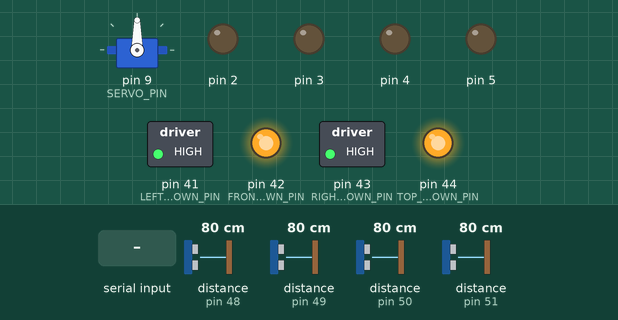
Recording of a sketch running on a simulated Arduino Mega 2560, built with avr-gcc and run on an emulated ATmega2560. On the bench: servo, switched loads named in the sketch (green lamp = pin HIGH), output pins drawn as LEDs (lit = HIGH). The inputs (shaded band) are chosen by the test bench; at power-on: distance to the obstacle (sensors on pin 48, pin 49, pin 50, pin 51) 80 cm. What the sketch prints to the serial monitor is not drawn.

Above: at 2.7 s.
2.8 s: "s" received over the second serial link
At 3.88 s:
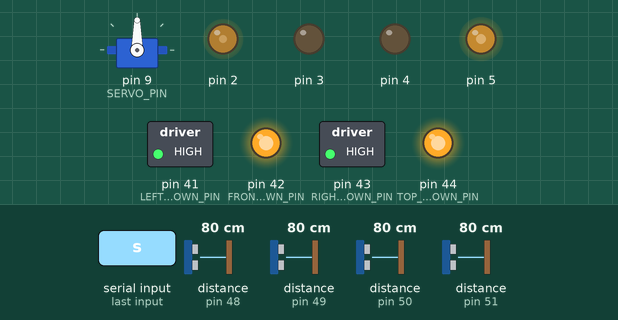
At 5.0 s:
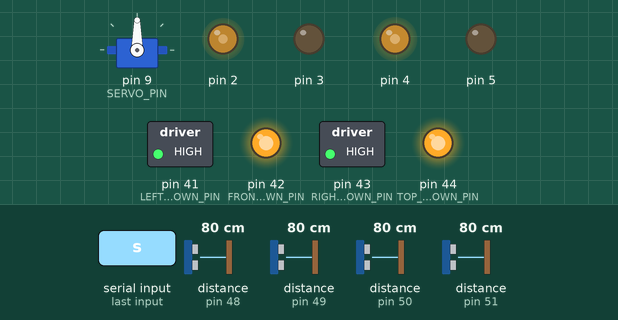
5.8 s: "y" received over the second serial link
At 6.62 s:
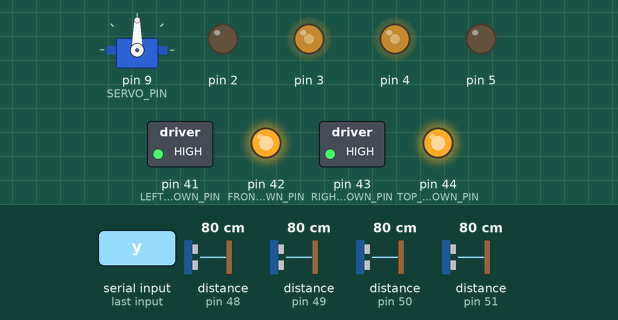
8.3 s: "k" received over the second serial link
Timing chart, 0 to 11.3 s (numbered marks = the images above; inputs shaded):
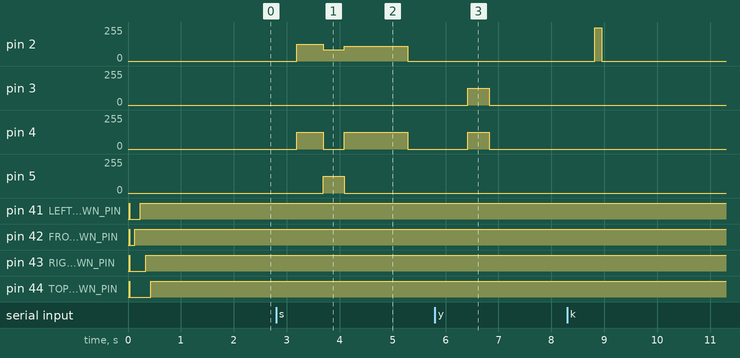

The sketch:

maze-robot.ino
```cpp
#include <Wire.h>
#include <VL53L0X.h>
#include <Servo.h>

#include "RangeSensors.h"
#include "DriveMotor.h"
#include "HitGong.h"

#define FRONT_SHUTDOWN_PIN 42
#define LEFT_SHUTDOWN_PIN 41
#define RIGHT_SHUTDOWN_PIN 43
#define TOP_SHUTDOWN_PIN 44

#define FRONT_SHUTDOWN_ADDRESS 0x30
#define LEFT_SHUTDOWN_ADDRESS 0x31
#define RIGHT_SHUTDOWN_ADDRESS 0x32
#define TOP_SHUTDOWN_ADDRESS 0x33

#define MOTOR_LEFT_CH0 4
#define MOTOR_LEFT_CH1 5
#define MOTOR_RIGHT_CH0  2
#define MOTOR_RIGHT_CH1  3

#define SERVO_PIN 9

#define frontDistTolerance 200
#define sideDistTolerance 250

DriveMotor myMotor(MOTOR_LEFT_CH0, MOTOR_LEFT_CH1,
                    MOTOR_RIGHT_CH0, MOTOR_RIGHT_CH1);

RangeSensors sensors(FRONT_SHUTDOWN_PIN, LEFT_SHUTDOWN_PIN, RIGHT_SHUTDOWN_PIN, TOP_SHUTDOWN_PIN, FRONT_SHUTDOWN_ADDRESS, LEFT_SHUTDOWN_ADDRESS, RIGHT_SHUTDOWN_ADDRESS, TOP_SHUTDOWN_ADDRESS);

HitGong hitGong(SERVO_PIN);

int lastError = 0;
int mazeEnd = false;
int statusCode = 100;
byte newByte = 'c';

void setup() {
  Wire.begin();
  // put your setup code here, to run once:

  Serial.begin(9600);
  Serial3.begin(9600);

  sensors.reset();
  sensors.turnOff();
  sensors.init();
  sensors.start();


  Serial3.println(sensors.getLeftDistance());
  Serial3.println(sensors.getFrontDistance());
  delay(1000);
}

void loop() {
  int leftDist = sensors.getLeftDistance();
  int topDist = sensors.getTopDistance();
  int frontDist = sensors.getFrontDistance();
  int rightDist = sensors.getRightDistance();

  if (Serial3.available() > 0) {
    newByte = Serial3.read();
    Serial3.println(newByte);
  }

  if (topDist < 150 && topDist > 25) {

  } else if (newByte != 'c') {
    switch(newByte) {
      case 's':
        statusCode = 101;
        newByte = 'c';
        break;
      case 'k':
        statusCode = 500;
        newByte = 'c';
        break;
      case 'y':
        statusCode = 104;
        newByte = 'c';
    }
    newByte = 'c';
  }

  switch(statusCode) {
    case 100:
      break;
    case 101:
      if (frontDist < frontDistTolerance) {
        Serial3.println("front distance exceeding tolerance!!");
        Serial3.println(frontDist);
         statusCode = 200;
      } else if (leftDist > sideDistTolerance) {
        Serial3.println("left distance exceeding tolerance!!");
        Serial3.println(leftDist);
        statusCode = 200;
      } else if (rightDist > sideDistTolerance) {
        Serial3.println("right distance exceeding tolerance!!");
        Serial3.println(rightDist);
        statusCode = 200;
      } else {
        lastError = myMotor.driveForward(leftDist, lastError);
      }
      break;
    case 102:
      myMotor.stopMotors();
      break;
    case 103:
      Serial3.print("Last error ");
      Serial3.print(lastError);
      Serial3.println();
      myMotor.turnPositioning(500);
      myMotor.stopMotors();
      myMotor.turnLeft();
      myMotor.stopMotors();
      myMotor.adjustAfterLeftTurn();
      myMotor.stopMotors();
//      myMotor.adjustWideLeftTurn(leftDist);
//      myMotor.stopMotors();
      delay(1000);
      lastError = 0;
      statusCode = 100;
      break;
    case 104:
      Serial3.println(statusCode);
      myMotor.turnRight();
      myMotor.stopMotors();
      delay(2000);
      lastError = myMotor.driveForward(leftDist, lastError);
      statusCode = 100;
      break;
    case 105:
      Serial3.println(statusCode);
      myMotor.turnAround();
      myMotor.stopMotors();
      delay(2000);
      lastError = myMotor.driveForward(leftDist, lastError);
      statusCode = 100;
      break;
    case 106:
      break;
    case 200:
      myMotor.stopMotors();
      if (leftDist > sideDistTolerance) {
        Serial3.println("turning left :D");
        Serial3.println(leftDist);
        // We can turn left.
        statusCode = 103;
      } else if (rightDist > sideDistTolerance) {
        // We can turn right.
        statusCode = 104;
      } else if (frontDist < frontDistTolerance) {
        // We are stuck, turn around.
//        statusCode = 105;
      }
      break;
    case 300:
      break;
    case 301:
      break;
    case 500:
      myMotor.stopMotors();
      statusCode = 100;
      break;

  }
//  switch(mazeEnd) {
//    case false:
//      if(topDist < 150 && topDist > 25) {
//        myMotor.stopMotors();
//        mazeEnd = true;
//      } else {
//        lastError = myMotor.driveForward(leftDist, lastError);
//      }
//      break;
//    case true:
//
//      break;
//  }

}
```

DriveMotor.cpp
```cpp
#include "DriveMotor.h"

#define Kp 0.35
#define Kd 0.35
#define rightMaxSpeed 250
#define leftMaxSpeed 250
#define rightBaseSpeed 125
#define leftBaseSpeed 125
#define setDist 180

#define turnDelay 400
#define clearDelay 1000
#define wheelModifier 40

DriveMotor::DriveMotor(const byte lm0, const byte lm1, const byte rm0, const byte rm1) {
  leftMotorCh0Pin = lm0;
  leftMotorCh1Pin = lm1;
  rightMotorCh0Pin = rm0;
  rightMotorCh1Pin = rm1;

  pinMode(leftMotorCh0Pin, OUTPUT);
  pinMode(leftMotorCh1Pin, OUTPUT);
  pinMode(rightMotorCh0Pin, OUTPUT);
  pinMode(rightMotorCh1Pin, OUTPUT);
}

int DriveMotor::driveForward(const int leftDist, const int lastError) {

  int error = leftDist - setDist;

  int delta = (Kp * error) + (Kd * (error - lastError));

  int leftMotorSpeed = leftBaseSpeed - delta;
  int rightMotorSpeed = rightBaseSpeed + delta;

  if (rightMotorSpeed > rightMaxSpeed) rightMotorSpeed = rightMaxSpeed;
  if (leftMotorSpeed > leftMaxSpeed) leftMotorSpeed = leftMaxSpeed;
  if (rightMotorSpeed < 0) rightMotorSpeed = 0;
  if (leftMotorSpeed < 0) leftMotorSpeed = 0;

  analogWrite(leftMotorCh0Pin, leftMotorSpeed);
  analogWrite(leftMotorCh1Pin, 0);

  analogWrite(rightMotorCh0Pin, rightMotorSpeed);
  analogWrite(rightMotorCh1Pin, 0);
  return error;
}

void DriveMotor::turnPositioning(const int delayTime) {
  analogWrite(leftMotorCh0Pin, leftBaseSpeed);
  analogWrite(leftMotorCh1Pin, 0);

  analogWrite(rightMotorCh0Pin, rightBaseSpeed);
  analogWrite(rightMotorCh1Pin, 0);

  delay(delayTime);
}

void DriveMotor::adjustWideLeftTurn(const int leftDistance) {
  if(leftDistance > 400) {
    analogWrite(leftMotorCh0Pin, leftBaseSpeed - 20);
    analogWrite(leftMotorCh1Pin, 0);

    analogWrite(rightMotorCh0Pin, rightBaseSpeed);
    analogWrite(rightMotorCh1Pin, 0);

    delay(100);
  }
}

void DriveMotor::adjustAfterLeftTurn() {
  analogWrite(leftMotorCh0Pin, leftBaseSpeed);
  analogWrite(leftMotorCh1Pin, 0);

  analogWrite(rightMotorCh0Pin, rightBaseSpeed - 15);
  analogWrite(rightMotorCh1Pin, 0);

  delay(1200);
}

void DriveMotor::stopMotors() {
  analogWrite(leftMotorCh0Pin, 0);
  analogWrite(leftMotorCh1Pin, 0);

  analogWrite(rightMotorCh0Pin, 0);
  analogWrite(rightMotorCh1Pin, 0);
}

void DriveMotor::turnRight() {
  analogWrite(leftMotorCh0Pin, leftBaseSpeed);
  analogWrite(leftMotorCh1Pin, 0);

  analogWrite(rightMotorCh0Pin, 0);
  analogWrite(rightMotorCh1Pin, rightBaseSpeed);
  delay(turnDelay);

//  analogWrite(leftMotorCh0Pin, leftBaseSpeed + wheelModifier);
//  analogWrite(leftMotorCh1Pin, 0);
//
//  analogWrite(rightMotorCh0Pin, rightBaseSpeed);
//  analogWrite(rightMotorCh1Pin, 0);
//  delay(clearDelay);
}

void DriveMotor::turnLeft() {
  analogWrite(leftMotorCh0Pin, 0);
  analogWrite(leftMotorCh1Pin, leftBaseSpeed);

  analogWrite(rightMotorCh0Pin, rightBaseSpeed - 40);
  analogWrite(rightMotorCh1Pin, 0);
  delay(turnDelay);

//  analogWrite(leftMotorCh0Pin, leftBaseSpeed);
//  analogWrite(leftMotorCh1Pin, 0);
//
//  analogWrite(rightMotorCh0Pin, rightBaseSpeed + 100);
//  analogWrite(rightMotorCh1Pin, 0);
//  delay(clearDelay);
}

void DriveMotor::turnAround() {
  DriveMotor::turnLeft();
  DriveMotor::turnLeft();
  delay(turnDelay);
}
```

DriveMotor.h
```cpp
#ifndef _DRIVE_MOTOR_H_
#define _DRIVE_MOTOR_H_

#define DEBUG_SERIAL_PORT (Serial3)

#include "Arduino.h"

class DriveMotor {
  private:
    byte leftMotorCh0Pin;
    byte leftMotorCh1Pin;
    byte rightMotorCh0Pin;
    byte rightMotorCh1Pin;

  public:
    DriveMotor(const byte lm0, const byte lm1, const byte rm0, const byte rm1);
    int driveForward(const int leftDist, const int lastError);
    void stopMotors();
    void turnLeft();
    void turnRight();
    void turnAround();
    void turnPositioning(const int delayTime);
    void adjustAfterLeftTurn();
    void adjustWideLeftTurn(const int leftDistance);
};

#endif
```

HitGong.cpp
```cpp
#include "HitGong.h"
#include "DriveMotor.h"
#include "RangeSensors.h"


HitGong::HitGong(const byte sp) {
  servoPin = sp;

  servo.attach(servoPin);
}

void HitGong::findAndHitGong() {

}
```

HitGong.h
```cpp
#ifndef _HIT_GONG_H_
#define _HIT_GONG_H_

#define DEBUG_SERIAL_PORT (Serial3)

#include "Arduino.h"
#include <Servo.h>

class HitGong {
  private:
    byte servoPin;
    Servo servo;

  public:
   HitGong(const byte sp);
   void findAndHitGong();
};

#endif
```

RangeSensors.cpp
```cpp
#include "RangeSensors.h"

RangeSensors::RangeSensors(const byte fsp, const byte lsp, const byte rsp, const byte tsp, const byte fsa, const byte lsa, const byte rsa, const byte tsa) {
  frontShutdownPin = fsp;
  leftShutdownPin = lsp;
  rightShutdownPin = rsp;
  topShutdownPin = tsp;
  frontShutdownAddress = fsa;
  leftShutdownAddress = lsa;
  rightShutdownAddress = rsa;
  topShutdownAddress = tsa;

  pinMode(frontShutdownPin, OUTPUT);
  pinMode(leftShutdownPin, OUTPUT);
  pinMode(rightShutdownPin, OUTPUT);
  pinMode(topShutdownPin, OUTPUT);
}

void RangeSensors::reset() {
  delay(10);
  digitalWrite(frontShutdownPin, LOW);
  digitalWrite(leftShutdownPin, LOW);
  digitalWrite(rightShutdownPin, LOW);
  digitalWrite(topShutdownPin, LOW);
  delay(10);
  digitalWrite(frontShutdownPin, HIGH);
  digitalWrite(leftShutdownPin, HIGH);
  digitalWrite(rightShutdownPin, HIGH);
  digitalWrite(topShutdownPin, HIGH);
}

void RangeSensors::turnOff() {
  delay(10);
  digitalWrite(frontShutdownPin, LOW);
  digitalWrite(leftShutdownPin, LOW);
  digitalWrite(rightShutdownPin, LOW);
  digitalWrite(topShutdownPin, LOW);
}

void RangeSensors::init() {
  delay(100);
  digitalWrite(frontShutdownPin, HIGH);
  delay(100);
  Serial.println("Init front.");
  frontSensor.init(true);
  frontSensor.setAddress(0x30);

  digitalWrite(leftShutdownPin, HIGH);
  delay(100);
  Serial.println("Init left.");
  leftSensor.init(true);
  leftSensor.setAddress(0x31);

  digitalWrite(rightShutdownPin, HIGH);
  delay(100);
  Serial.println("Init right.");
  rightSensor.init(true);
  rightSensor.setAddress(0x32);

  digitalWrite(topShutdownPin, HIGH);
  delay(100);
  Serial.println(topShutdownPin);
  Serial.println(topShutdownAddress);
  topSensor.init(true);
  topSensor.setAddress(0x33);

  frontSensor.setTimeout(RANGE_SENSOR_TIMEOUT);
  leftSensor.setTimeout(RANGE_SENSOR_TIMEOUT);
  rightSensor.setTimeout(RANGE_SENSOR_TIMEOUT);
  topSensor.setTimeout(RANGE_SENSOR_TIMEOUT);
}

void RangeSensors::start() {
  frontSensor.startContinuous();
  leftSensor.startContinuous();
  rightSensor.startContinuous();
  topSensor.startContinuous();
}

int RangeSensors::getTopDistance() {
  return topSensor.readRangeContinuousMillimeters();
}

int RangeSensors::getLeftDistance() {
  return leftSensor.readRangeContinuousMillimeters();
}

int RangeSensors::getRightDistance() {
  return rightSensor.readRangeContinuousMillimeters();
}

int RangeSensors::getFrontDistance() {
  return frontSensor.readRangeContinuousMillimeters();
}
```

RangeSensors.h
```cpp
#ifndef _RANGE_SENSORS_H_
#define _RANGE_SENSORS_H_

#include <Wire.h>
#include <VL53L0X.h>

#define RANGE_SENSOR_TIMEOUT 500

class RangeSensors {
  private:
    byte frontShutdownPin;
    byte leftShutdownPin;
    byte rightShutdownPin;
    byte topShutdownPin;
    byte frontShutdownAddress;
    byte leftShutdownAddress;
    byte rightShutdownAddress;
    byte topShutdownAddress;
    VL53L0X frontSensor;
    VL53L0X leftSensor;
    VL53L0X rightSensor;
    VL53L0X topSensor;

  public:
    RangeSensors(const byte fsp, const byte lsp, const byte rsp, const byte tsp, const byte fsa, const byte lsa, const byte rsa, const byte tsa);
    int getTopDistance(void);
    int getFrontDistance(void);
    int getLeftDistance(void);
    int getRightDistance(void);
    void start(void);
    void init(void);
    void turnOff(void);
    void reset(void);
};

#endif
```

Measured:
- after the input at 2.8 s, pin 2: 0/255 → 125/255 after 0.39 s, → 85/255 0.50 s later, → 110/255 0.40 s later, → 0/255 1.2 s later; pin 4: 0/255 → 125/255 after 0.39 s, → 0/255 0.50 s later, → 125/255 0.40 s later, → 0/255 1.2 s later; pin 5: 0/255 → 125/255 after 0.89 s, → 0/255 0.40 s later
- after the input at 5.8 s, pin 3, pin 4: 0/255 → 125/255 after 0.62 s, → 0/255 0.40 s later
